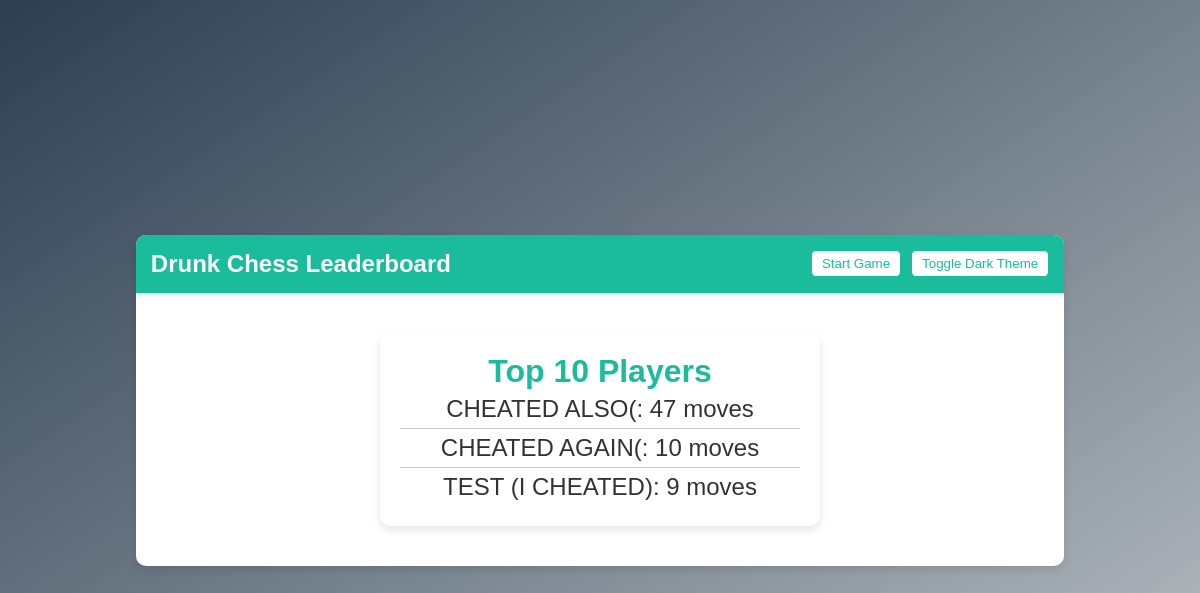
Page /leaderboard/ on the committed database.
### drunkchess/models.py (models this page shows, shortened)
class Item (models.Model):
    moves=models.IntegerField()
    name=models.CharField(max_length=256)

### drunkchess/views.py (the view)
# urls.py: path('leaderboard/',views.leaders,name='leaders'),
def leaders(request):
    leaderboard = Item.objects.order_by('-moves')[:10]
    return render(request, 'drunkchess/leader.html', {'leaderboard': leaderboard})

### drunkchess/templates/drunkchess/leader.html (shortened to what this page needs)
<!DOCTYPE html>
{% load static %}
<html>
<head>
    <link rel="stylesheet" type="text/css" href="{% static 'styles.css' %}">
</head>
<body>
    <div class="container">
        <header>
            <h1>Drunk Chess Leaderboard</h1>
            <div class="header-buttons">
                <button onclick="window.location.href='/'">Start Game</button>
                <button onclick="toggleDarkTheme()">Toggle Dark Theme</button>
            </div>
        </header>
        <div class="content">
            <div class="leaderboard">
                <h2>Top 10 Players</h2>
                <ul>
                    {% for score in leaderboard %}
                        <li>{{ score.name }}: {{ score.moves }} moves</li>
                    {% endfor %}
                </ul>
            </div>
        </div>
    </div>
</body>
</html>

### drunkchess/static/styles.css (style rules this page uses)
body { font-family: Arial, sans-serif; background: linear-gradient(to bottom right, #2c3e50, #bdc3c7); margin: 0; padding: 0; display: flex; justify-content: center; align-items: center; height: 100vh; }
.container { display: flex; flex-direction: column; align-items: center; background: white; border-radius: 10px; box-shadow: 0 4px 8px rgba(0, 0, 0, 0.1); overflow: hidden; max-width: 90vw; max-height: 90vh; }
header { background: #1abc9c; color: white; width: 100%; padding: 15px; display: flex; justify-content: space-between; align-items: center; box-shadow: 0 2px 4px rgba(0, 0, 0, 0.1); box-sizing: border-box; }
header h1 { margin: 0; font-size: 24px; }
.header-buttons { display: flex; gap: 10px; }
.header-buttons button { background: white; color: #1abc9c; border: 1px solid #1abc9c; padding: 5px 10px; border-radius: 5px; cursor: pointer; transition: background 0.3s, color 0.3s; }
.content { display: flex; flex-direction: row; padding: 20px; gap: 20px; width: 100%; height: 100%; align-items: center; justify-content: center; }
.leaderboard { background: white; border-radius: 10px; box-shadow: 0 4px 8px rgba(0, 0, 0, 0.1); padding: 20px; width: 100%; max-width: 400px; margin: 20px; text-align: center; }
.leaderboard h2 { margin: 0; font-size: 32px; color: #1abc9c; }
.leaderboard ul { list-style-type: none; padding: 0; margin: 0; font-size: 24px; color: #333; }
.leaderboard li { padding: 5px 0; border-bottom: 1px solid #ccc; }
.leaderboard li:last-child { border-bottom: none; }

### drunkchess/templates/drunkchess/leader.html (style rules this page uses)
header h1 { margin-right: 30vw; font-size: 24px; }

### rows in the picture
Item: name "CHEATED ALSO(", moves "47"
Item: name "CHEATED AGAIN(", moves "10"
Item: name "TEST (I CHEATED)", moves "9"
